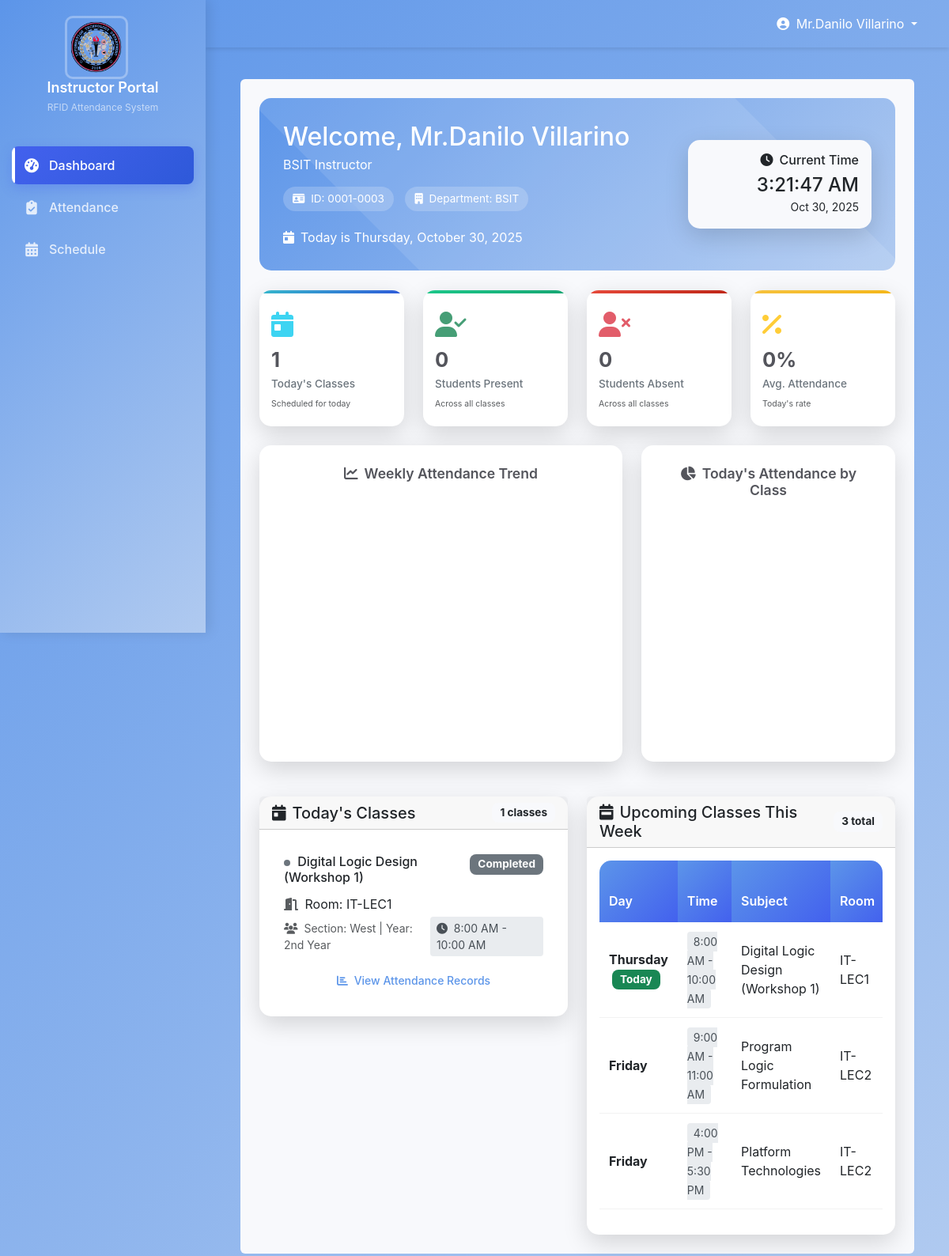
The page /instructor/dashboard.php (signed in) on the database its author committed.
### tables this page shows
CREATE TABLE `room_schedules` (
  `department` varchar(5155) NOT NULL,
  `id` int(11) NOT NULL,
  `room_name` varchar(100) DEFAULT NULL,
  `room_location` varchar(255) DEFAULT NULL,
  `room_password` varchar(255) DEFAULT NULL,
  `subject` varchar(100) DEFAULT NULL,
  `section` varchar(50) DEFAULT NULL,
  `year_level` varchar(20) DEFAULT NULL,
  `start_time` time DEFAULT NULL,
  `end_time` time DEFAULT NULL,
  `day` varchar(20) DEFAULT NULL,
  `instructor` varchar(58) NOT NULL,
  `instructor_id` int(11) DEFAULT NULL
);

### instructor/dashboard.php (the view, shortened to what the rows shown need)
<?php
include '../connection.php';
$today_classes = [];
$upcoming_classes = [];
$instructor_name = $_SESSION['fullname'];
$today_day = date("l");
$stmt = $db->prepare("
    SELECT subject, room_name, section, start_time, end_time, day, year_level
    FROM room_schedules
    WHERE instructor = ? AND day = ?
    ORDER BY start_time ASC
");
if ($stmt) {
    $stmt->bind_param("ss", $instructor_name, $today_day);
    $stmt->execute();
    $today_classes = $stmt->get_result();
}
$stmt = $db->prepare("
    SELECT subject, room_name, section, start_time, end_time, day, year_level
    FROM room_schedules
    WHERE instructor = ?
    ORDER BY FIELD(day,'Monday','Tuesday','Wednesday','Thursday','Friday','Saturday','Sunday'),
             start_time ASC
");
if ($stmt) {
    $stmt->bind_param("s", $instructor_name);
    $stmt->execute();
    $upcoming_classes = $stmt->get_result();
}
$today_date = date('Y-m-d');
?>
<!DOCTYPE html>
<html lang="en">
<head>
    <link href="https://cdn.jsdelivr.net/npm/bootstrap@5.3.0/dist/css/bootstrap.min.css" rel="stylesheet">
    <link rel="stylesheet" href="https://cdnjs.cloudflare.com/ajax/libs/font-awesome/6.4.0/css/all.min.css">
</head>
<body>
    <div class="main-content">
        <div class="container-fluid pt-4 px-4">
            <div class="col-sm-12 col-xl-12">
                <div class="bg-light rounded h-100 p-4">
                    <div class="welcome-header">
                        <div class="welcome-content">
                            <div class="row align-items-center">
                                <div class="col-md-8">
                                    <div class="d-flex align-items-center mb-3">
                                        <div>
                                            <h2 class="mb-1">Welcome, <?php echo htmlspecialchars($_SESSION['fullname']); ?></h2>
                                        </div>
                                    </div>
                                </div>
                            </div>
                        </div>
                    </div>
                    <div class="row g-4">
                        <div class="col-lg-6">
                            <div class="card">
                                <div class="card-body">
                                    <?php if ($today_classes && $today_classes->num_rows > 0): ?>
                                        <div class="list-group">
                                            <?php while ($class = $today_classes->fetch_assoc()):
                                                $start_time = date("g:i A", strtotime($class['start_time']));
                                                $end_time = date("g:i A", strtotime($class['end_time']));
                                                $current_time = time();
                                                $class_start = strtotime($class['start_time']);
                                                $class_end = strtotime($class['end_time']);
                                                if ($current_time >= $class_start && $current_time <= $class_end) {
                                                    $status = 'In Progress';
                                                    $status_class = 'status-in-progress';
                                                    $badge_class = 'bg-success';
                                                } elseif ($current_time < $class_start) {
                                                    $status = 'Upcoming';
                                                    $status_class = 'status-upcoming';
                                                    $badge_class = 'bg-info';
                                                } else {
                                                    $status = 'Completed';
                                                    $status_class = 'status-completed';
                                                    $badge_class = 'bg-secondary';
                                                }
                                                $attendance_data = null;
                                            ?>
                                                <div class="list-group-item list-group-item-action">
                                                    <div class="d-flex justify-content-between align-items-start mb-2">
                                                        <h6 class="mb-1">
                                                            <span class="class-status-indicator <?php echo $status_class; ?>"></span>
                                                            <?php echo htmlspecialchars($class['subject']); ?>
                                                        </h6>
                                                        <span class="badge <?php echo $badge_class; ?>"><?php echo $status; ?></span>
                                                    </div>
                                                    <p class="mb-1">
                                                        <i class="fas fa-door-open me-1 text-muted"></i>
                                                        Room: <?php echo htmlspecialchars($class['room_name']); ?>
                                                    </p>
                                                    <div class="d-flex justify-content-between align-items-center mb-2">
                                                        <small class="text-muted">
                                                            <i class="fas fa-users me-1"></i>
                                                            Section: <?php echo htmlspecialchars($class['section']); ?> |
                                                            Year: <?php echo htmlspecialchars($class['year_level'] ?? 'N/A'); ?>
                                                        </small>
                                                        <span class="time-badge">
                                                            <i class="fas fa-clock me-1"></i>
                                                            <?php echo $start_time . ' - ' . $end_time; ?>
                                                        </span>
                                                    </div>
                                                    <div class="mt-3">
                                                        <a href="attendance.php?year=<?php echo urlencode($class['year_level']); ?>&section=<?php echo urlencode($class['section']); ?>&subject=<?php echo urlencode($class['subject']); ?>&date=<?php echo urlencode($today_date); ?>"
                                                           class="btn btn-sm btn-outline-primary view-attendance-btn w-100">
                                                            <i class="fas fa-chart-bar me-1"></i>
                                                            <?php echo $attendance_data ? 'View Detailed Attendance' : 'View Attendance Records'; ?>
                                                        </a>
                                                    </div>
                                                </div>
                                            <?php endwhile; ?>
                                        </div>
                                    <?php endif; ?>
                                </div>
                            </div>
                        </div>
                        <div class="col-lg-6">
                            <div class="card">
                                <div class="card-body">
                                    <?php if ($upcoming_classes && $upcoming_classes->num_rows > 0): ?>
                                        <div class="table-responsive">
                                            <table class="table table-hover">
                                                <thead>
                                                    <tr>
                                                        <th>Day</th>
                                                        <th>Time</th>
                                                        <th>Subject</th>
                                                        <th>Room</th>
                                                    </tr>
                                                </thead>
                                                <tbody>
                                                    <?php while ($class = $upcoming_classes->fetch_assoc()): ?>
                                                        <tr>
                                                            <td>
                                                                <strong><?php echo htmlspecialchars($class['day']); ?></strong>
                                                                <?php if ($class['day'] === $today_day): ?>
                                                                    <span class="badge bg-success ms-1">Today</span>
                                                                <?php endif; ?>
                                                            </td>
                                                            <td>
                                                                <span class="time-badge">
                                                                    <?php echo date("g:i A", strtotime($class['start_time'])) . ' - ' . date("g:i A", strtotime($class['end_time'])); ?>
                                                                </span>
                                                            </td>
                                                            <td><?php echo htmlspecialchars($class['subject']); ?></td>
                                                            <td><?php echo htmlspecialchars($class['room_name']); ?></td>
                                                        </tr>
                                                    <?php endwhile; ?>
                                                </tbody>
                                            </table>
                                        </div>
                                    <?php endif; ?>
                                </div>
                            </div>
                        </div>
                    </div>
                </div>
            </div>
        </div>
    </div>
</body>
</html>

### rows shown on the page
room_schedules: subject "Digital Logic Design (Workshop 1)", status "Completed", room_name "IT-LEC1", section "West", year_level "2nd Year", start_time "8:00 AM", end_time "10:00 AM", day "Thursday", shows "Today"
room_schedules: day "Friday", start_time "9:00 AM", end_time "11:00 AM", subject "Program Logic Formulation", room_name "IT-LEC2"
room_schedules: day "Friday", start_time "4:00 PM", end_time "5:30 PM", subject "Platform Technologies", room_name "IT-LEC2"

### other values the page prints
$_SESSION['fullname'] "Mr.Danilo Villarino"
$_SESSION['department'] "BSIT"
$_SESSION['id_number'] "0001-0003"
$today_classes->num_rows "1"
$total_present "0"
$total_absent "0"
$overall_rate "0"
$upcoming_classes->num_rows "3"
